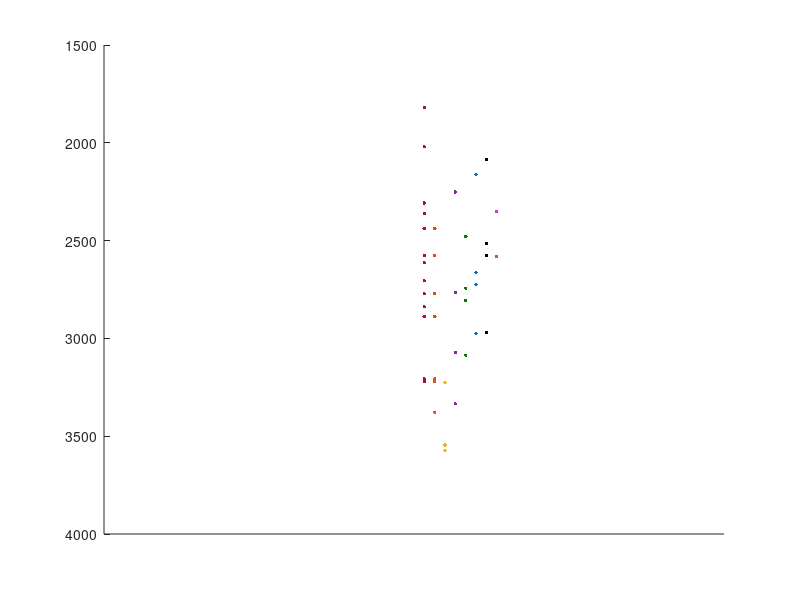

Here is the MATLAB script that generated this plot: (Note: this script raises an error after producing the figure.)
function [] = plotMLDNeurons()
dbstop if error

figDir = '/media/dlc/Data8TB/TUM/OT/OTProject/MLD/ForPaper/';

ot18 = [2772; 2308; 1819; 2020; 2362; 2706; 2838; 2613; 2438; 2577; 2888; 3221; 3206];
ot17 = [2438; 2577; 2888; 3221; 3206; 2771; 3377; 3377];
ot16 = [3227; 3545; 3575];
ot15 = [2766; 3073; 3334; 2251];
ot14 = [2743; 2807; 2479; 3086];
ot13 = [2976; 2663; 2163; 2726];
ot12 = [2086; 2515; 2576; 2969];
ot11 = [2352; 2582];


%cols = redblue(8); % not good, some white entries

cols = {[0.6350, 0.0780, 0.1840], [0.8500, 0.3250, 0.0980], [0.9290, 0.6940, 0.1250], [0.4940, 0.1840, 0.5560], [0, 0.5, 0],[0, 0.4470, 0.7410],[0 0 0], [.7 .3 .7], [.7 .5 .7], [.7 .9 .7]};

figure(100); clf

for j = 1:8

    switch j
        case 1
            thisData = ot18;
        case 2
            thisData = ot17;
        case 3
            thisData = ot16;
        case 4
            thisData = ot15;
        case 5
            thisData = ot14;
        case 6
            thisData = ot13;        
        case 7
            thisData = ot12;
        case 8
            thisData = ot11;
    end
    xes =[];
    xes = ones(1, numel(thisData))*j;
    hold on
    thisCol = cols{j};
    plot(xes, thisData, '.', 'color', thisCol, 'linestyle', 'none', 'MarkerSize', 8)
    
    
end

set(gca, 'YDir','reverse')

xlim([-30 30])
ylim([1500 4000])
set(gca,'xtick',[])

saveName = [figDir 'DepthLocations'];
plotpos = [0 0 15 10];

print_in_A4(0, saveName, '-djpeg', 0, plotpos);
print_in_A4(0, saveName, '-depsc', 0, plotpos);


disp('')

end